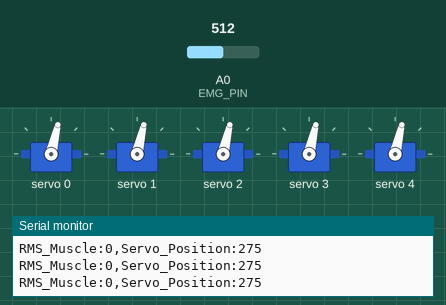
This sketch was run on a simulated Arduino Uno, built with avr-gcc and run on an emulated ATmega328P. On the bench: 5 × servo, the last lines printed to the serial monitor. The inputs (shaded band) are chosen by the test bench; at power-on: A0 (EMG_PIN) = 512.

Above: at 3.2 s.
3.3 s: A0 (EMG_PIN) set to 490
At 4.3 s:
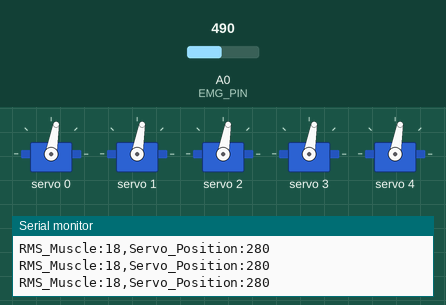
6.0 s: A0 (EMG_PIN) set to 306
At 7.0 s:
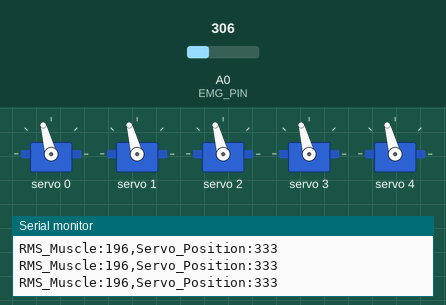
7.7 s: A0 (EMG_PIN) set to 190
At 8.8 s:
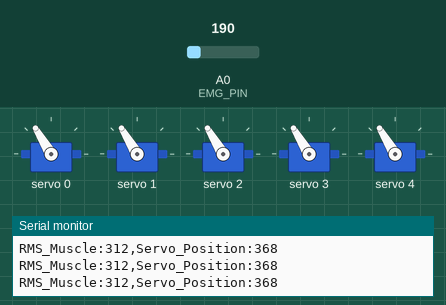
9.4 s: A0 (EMG_PIN) set to 40
At 10.9 s:
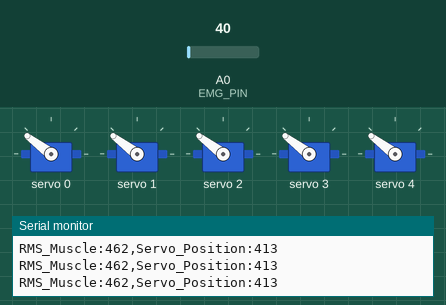
Timing chart, 0 to 12.1 s (numbered marks = the images above; inputs shaded):
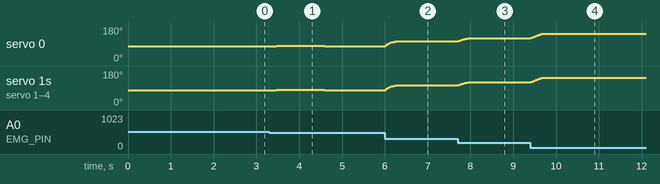

Measured:
- after the input at 3.3 s, servo 0: 77° → 80° after 0.13 s, → 79° 1.2 s later, → 77° 0.62 s later; servo 1–4: 77° → 80° after 0.13 s, → 79° 1.2 s later, → 77° 0.63 s later
- after the input at 6.0 s, servo 0–4: moves from 77° to 105° over 0.24 s, starting at once
- after the input at 7.7 s, servo 0–4: moves from 105° to 121° over 0.22 s, starting at once
- after the input at 9.4 s, servo 0–4: moves from 121° to 143° over 0.25 s, starting at once

The sketch:

emg_signal_robotic_arm.ino
```cpp
#include <Arduino.h>
#include <Wire.h>
#include <Adafruit_PWMServoDriver.h>

// ==========================================
// 1. HARDWARE CONFIGURATION
// ==========================================
const int EMG_PIN = A0;

// Initialize the PCA9685 at the default I2C address (0x40)
Adafruit_PWMServoDriver pwm = Adafruit_PWMServoDriver();

// Servo pulse widths calculated for MG996R
// 275 = ~50 degrees
// 425 = ~110 degrees
#define SERVO_MIN 275
#define SERVO_MAX 425

// ==========================================
// 2. SIGNAL PROCESSING VARIABLES
// ==========================================
const unsigned long SAMPLE_INTERVAL_MS = 5; // 200Hz sampling rate
unsigned long previousMillis = 0;

// A separate timer just for the Serial Monitor
const unsigned long PRINT_INTERVAL_MS = 50;
unsigned long previousPrintMillis = 0;

const int WINDOW_SIZE = 50;     // 250ms smoothing window
int readings[WINDOW_SIZE];      // Circular buffer
int readIndex = 0;
float dynamicBaseline = 0;      // Auto-zeroing tracker

const int MAX_EMG_FLEX = 500;

// ==========================================
// 3. SETUP ROUTINE
// ==========================================
void setup() {
  Serial.begin(115200);
  pinMode(EMG_PIN, INPUT);

  Serial.println("Starting Servo Controller...");
  pwm.begin();
  pwm.setOscillatorFrequency(27000000);
  pwm.setPWMFreq(50);

  for (int i = 0; i < WINDOW_SIZE; i++) {
    readings[i] = 0;
  }

  Serial.println("Calibrating... Please keep your muscle completely relaxed.");
  long sum = 0;
  for (int i = 0; i < 200; i++) {
    sum += analogRead(EMG_PIN);
    delay(5);
  }

  dynamicBaseline = sum / 200.0;
  Serial.print("Initial Baseline: ");
  Serial.println(dynamicBaseline);
  delay(1000);
}

// ==========================================
// 4. MAIN CONTROL LOOP
// ==========================================
void loop() {
  unsigned long currentMillis = millis();

  // Non-blocking timer 1: Run every 5ms for fast sensor reading
  if (currentMillis - previousMillis >= SAMPLE_INTERVAL_MS) {
    previousMillis = currentMillis;

    // --- STEP A: READ & FILTER EMG ---
    int rawValue = analogRead(EMG_PIN);

    if (abs(rawValue - dynamicBaseline) < 50) {
        dynamicBaseline = (0.001 * rawValue) + (0.999 * dynamicBaseline);
    }

    int centeredValue = rawValue - (int)dynamicBaseline;
    readings[readIndex] = centeredValue;
    readIndex = (readIndex + 1) % WINDOW_SIZE;

    unsigned long sumOfSquares = 0;
    for (int i = 0; i < WINDOW_SIZE; i++) {
        long val = readings[i];
        sumOfSquares += (val * val);
    }
    int rmsEMG = sqrt(sumOfSquares / WINDOW_SIZE);

    if (rmsEMG < 15) {
        rmsEMG = 0;
    }

    // --- STEP B: CONTROL SERVOS ---
    int pulseLength = map(rmsEMG, 0, MAX_EMG_FLEX, SERVO_MIN, SERVO_MAX);
    pulseLength = constrain(pulseLength, SERVO_MIN, SERVO_MAX);

    for (int servoNum = 0; servoNum < 5; servoNum++) {
      pwm.setPWM(servoNum, 0, pulseLength);
    }

    // --- STEP C: SERIAL MONITORING ---
    // Non-blocking timer 2: Only print to the screen every 50ms
    if (currentMillis - previousPrintMillis >= PRINT_INTERVAL_MS) {
        previousPrintMillis = currentMillis;

        Serial.print("RMS_Muscle:");
        Serial.print(rmsEMG);
        Serial.print(",");
        Serial.print("Servo_Position:");
        Serial.println(pulseLength);
    }
  }
}
```
